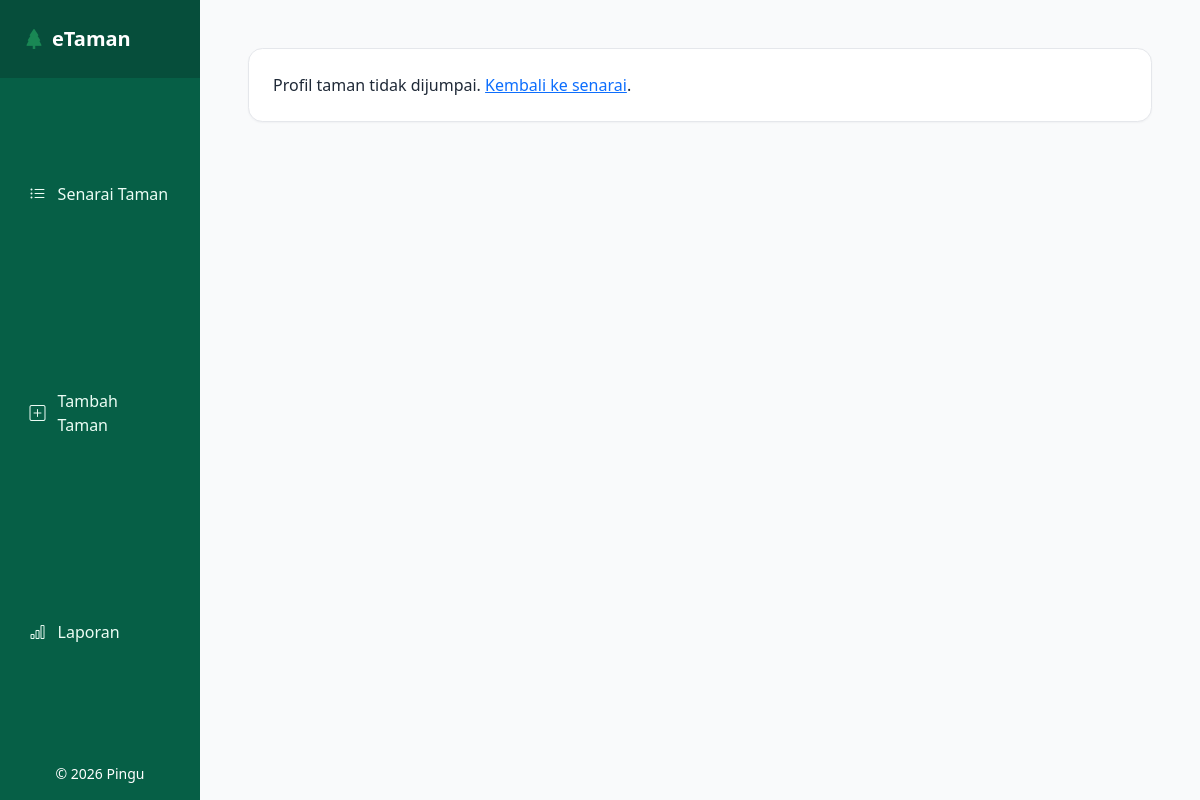
The page /?tab=profil&taman=1900 on the database as committed earlier.
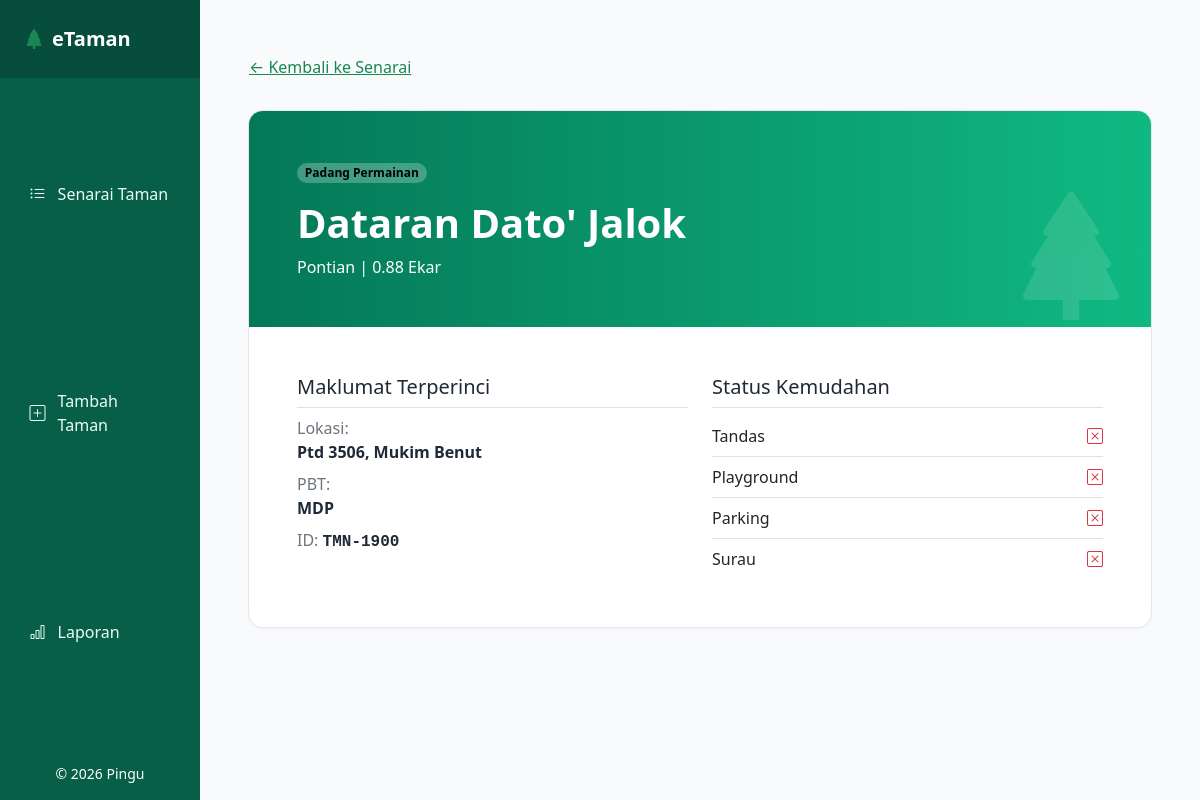
The same page on the database as committed later.
### taman/models.py (models this page shows, shortened)
class Taman(models.Model):
	nama = models.CharField(max_length=150)
	lokasi = models.CharField(max_length=255)
	daerah = models.CharField(max_length=80)
	keluasan = models.DecimalField(max_digits=10, decimal_places=2, null=True, blank=True)
	jenis = models.CharField(max_length=80)
	pbt = models.CharField(max_length=120, blank=True)
	tandas = models.BooleanField(default=False)
	playground = models.BooleanField(default=False)
	parking = models.BooleanField(default=False)
	surau = models.BooleanField(default=False)
	deskripsi = models.TextField(blank=True)
	image_url = models.URLField(blank=True)
	main_cover_image = models.ForeignKey('TamanImage', null=True, blank=True, on_delete=models.SET_NULL, related_name='cover_for')
	created_at = models.DateTimeField(auto_now_add=True)
	updated_at = models.DateTimeField(auto_now=True)
	class Meta:
		ordering = ['nama']

### taman/views.py (the view)
# urls.py: path('', views.dashboard, name='dashboard'),
def dashboard(request):
	seed_data_if_empty()
	valid_tabs = {'senarai', 'borang', 'laporan', 'profil'}
	active_tab = request.GET.get('tab', 'senarai').strip().lower()
	if active_tab not in valid_tabs:
		active_tab = 'senarai'
	edit_id = request.GET.get('edit', '').strip()
	editing_taman = None
	if active_tab == 'borang' and edit_id.isdigit():
		editing_taman = Taman.objects.filter(id=int(edit_id)).first()
	query = Taman.objects.all()
	search = request.GET.get('search', '').strip()
	daerah = request.GET.get('daerah', '').strip()
	jenis = request.GET.get('jenis', '').strip()
	if search:
		query = query.filter(Q(nama__icontains=search) | Q(lokasi__icontains=search))
	if daerah:
		query = query.filter(daerah=daerah)
	if jenis:
		query = query.filter(jenis=jenis)
	for field in ('tandas', 'playground', 'parking', 'surau'):
		if request.GET.get(field) == '1':
			query = query.filter(**{field: True})
	if request.method == 'POST':
		post_edit_id = request.POST.get('editing_id', '').strip()
		post_instance = None
		if post_edit_id.isdigit():
			post_instance = Taman.objects.filter(id=int(post_edit_id)).first()
		form = TamanForm(request.POST, instance=post_instance)
		if form.is_valid():
			form.save()
			return redirect('/?tab=senarai')
	else:
		form = TamanForm(instance=editing_taman)
	taman_list = query.order_by('nama')
	selected_taman = None
	selected_taman_id = request.GET.get('taman', '').strip()
	if active_tab == 'profil' and selected_taman_id.isdigit():
		selected_taman = Taman.objects.filter(id=int(selected_taman_id)).first()
	by_daerah = Taman.objects.values('daerah').annotate(total=Count('id')).order_by('-total')
	by_jenis = Taman.objects.values('jenis').annotate(total=Count('id')).order_by('-total')
	jumlah_keluasan = Taman.objects.aggregate(total=Sum('keluasan'))['total'] or 0
	context = {
		'taman_list': taman_list,
		'form': form,
		'senarai_daerah': SENARAI_DAERAH,
		'jenis_taman': JENIS_TAMAN,
		'search': search,
		'selected_daerah': daerah,
		'selected_jenis': jenis,
		'jumlah_taman': Taman.objects.count(),
		'jumlah_keluasan': jumlah_keluasan,
		'taburan_daerah': by_daerah,
		'taburan_jenis': by_jenis,
		'filter_tandas': request.GET.get('tandas') == '1',
		'filter_playground': request.GET.get('playground') == '1',
		'filter_parking': request.GET.get('parking') == '1',
		'filter_surau': request.GET.get('surau') == '1',
		'active_tab': active_tab,
		'selected_taman': selected_taman,
		'editing_taman': editing_taman,
	}
	return render(request, 'taman/dashboard.html', context)

### taman/views.py (called while the page is built, shortened)
def seed_data_if_empty():
	if Taman.objects.exists():
		return

### templates/taman/dashboard.html (shortened to what this page needs)
{% extends 'base.html' %}
{% block body %}
<div class="container-fluid app-shell">
  <div class="row">
    <aside class="col-12 col-md-3 col-lg-2 p-0 sidebar text-white d-flex flex-column">
      <div class="brand p-4 fw-bold fs-5 d-flex align-items-center gap-2">
        <i class="bi bi-tree-fill text-success"></i>
        <span>eTaman</span>
      </div>
      <nav class="p-3 d-grid gap-2 flex-grow-1">
        <a class="sidebar-link {% if active_tab == 'senarai' %}active{% endif %}" href="/?tab=senarai"><i class="bi bi-list-ul"></i><span>Senarai Taman</span></a>
        <a class="sidebar-link {% if active_tab == 'borang' %}active{% endif %}" href="/?tab=borang"><i class="bi bi-plus-square"></i><span>Tambah Taman</span></a>
        <a class="sidebar-link {% if active_tab == 'laporan' %}active{% endif %}" href="/?tab=laporan"><i class="bi bi-bar-chart"></i><span>Laporan</span></a>
      </nav>
      <div class="p-3 text-center small text-success-subtle">&copy; 2026 Pingu</div>
    </aside>
    <main class="col-12 col-md-9 col-lg-10 p-4 p-md-5">
      {% if active_tab == 'profil' %}
      {% if selected_taman %}
      <div class="mb-4">
        <a href="/?tab=senarai" class="btn btn-link ps-0 text-success">&larr; Kembali ke Senarai</a>
      </div>
      <div class="card-soft bg-white overflow-hidden" style="max-width: 980px;">
        <div class="p-4 p-md-5 text-white hero-head position-relative overflow-hidden">
          <i class="bi bi-tree-fill position-absolute" style="right: 1rem; bottom: -1.5rem; font-size: 8rem; opacity: .12;"></i>
          <span class="badge rounded-pill text-bg-light bg-opacity-25 mb-3">{{ selected_taman.jenis }}</span>
          <h1 class="m-0 fw-bold">{{ selected_taman.nama }}</h1>
          <p class="mb-0 mt-2">{{ selected_taman.daerah }} | {{ selected_taman.keluasan|default:'N/A' }} Ekar</p>
        </div>
        <div class="p-4 p-md-5">
          <div class="row g-4">
            <div class="col-12 col-md-6">
              <h5 class="pb-2 border-bottom">Maklumat Terperinci</h5>
              <p class="mb-2"><span class="text-secondary">Lokasi:</span><br><strong>{{ selected_taman.lokasi }}</strong></p>
              <p class="mb-2"><span class="text-secondary">PBT:</span><br><strong>{{ selected_taman.pbt|default:'Tidak dinyatakan' }}</strong></p>
              <p class="mb-0"><span class="text-secondary">ID:</span> <strong class="font-monospace">TMN-{{ selected_taman.id }}</strong></p>
            </div>
            <div class="col-12 col-md-6">
              <h5 class="pb-2 border-bottom">Status Kemudahan</h5>
              <ul class="list-group list-group-flush">
                <li class="list-group-item d-flex justify-content-between bg-transparent px-0">Tandas{% if selected_taman.tandas %}<span class="text-success"><i class="bi bi-check-square"></i></span>{% else %}<span class="text-danger"><i class="bi bi-x-square"></i></span>{% endif %}</li>
                <li class="list-group-item d-flex justify-content-between bg-transparent px-0">Playground{% if selected_taman.playground %}<span class="text-success"><i class="bi bi-check-square"></i></span>{% else %}<span class="text-danger"><i class="bi bi-x-square"></i></span>{% endif %}</li>
                <li class="list-group-item d-flex justify-content-between bg-transparent px-0">Parking{% if selected_taman.parking %}<span class="text-success"><i class="bi bi-check-square"></i></span>{% else %}<span class="text-danger"><i class="bi bi-x-square"></i></span>{% endif %}</li>
                <li class="list-group-item d-flex justify-content-between bg-transparent px-0">Surau{% if selected_taman.surau %}<span class="text-success"><i class="bi bi-check-square"></i></span>{% else %}<span class="text-danger"><i class="bi bi-x-square"></i></span>{% endif %}</li>
              </ul>
            </div>
          </div>
        </div>
      </div>
      {% else %}
      <div class="card-soft bg-white p-4">
        <p class="m-0">Profil taman tidak dijumpai. <a href="/?tab=senarai">Kembali ke senarai</a>.</p>
      </div>
      {% endif %}
      {% endif %}
    </main>
  </div>
</div>
{% endblock %}

Rows that differ between the two databases and show on the page:
added Taman: jenis "Padang Permainan", nama "Dataran Dato' Jalok", daerah "Pontian", keluasan "0.88", lokasi "Ptd 3506, Mukim Benut", pbt "MDP", id "1900"
Other text that changed with them:
text no longer shown: "Profil taman tidak dijumpai. Kembali ke senarai ."
text now shown: "← Kembali ke Senarai | Ekar Maklumat Terperinci Lokasi: PBT: ID: TMN- Status Kemudahan Tandas Playground Parking Surau"
